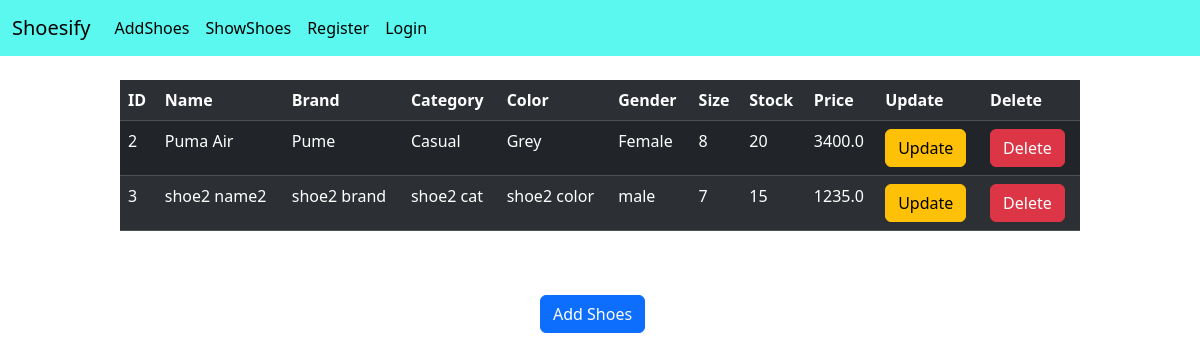
Before: /shoesapp/show/ with the older database file.
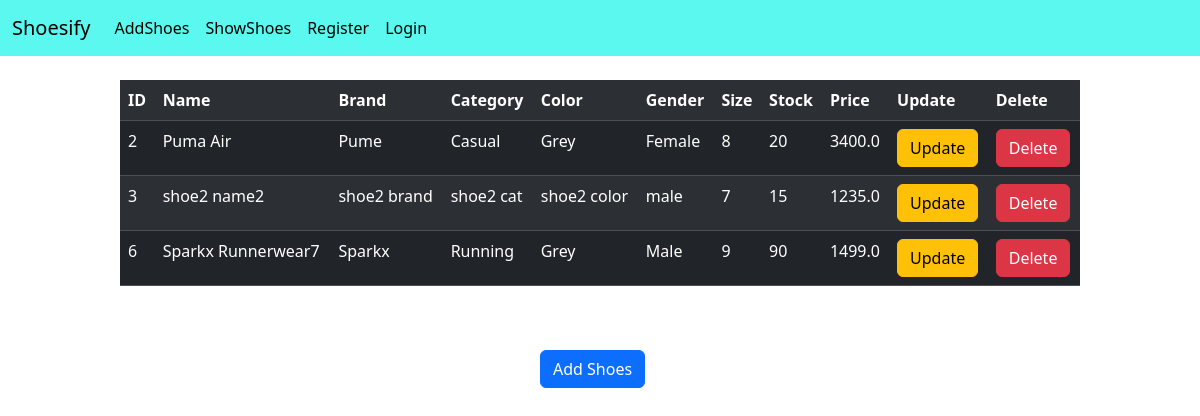
After: the same page with the newer database file.
### ShoeSApp/models.py (models this page shows)
class ShoeModel(models.Model):
    name = models.CharField(max_length=60)
    brand = models.CharField(max_length=60)
    category = models.CharField(max_length=60)
    color = models.CharField(max_length=60)
    gender = models.CharField(max_length=60)
    size = models.IntegerField()
    stock = models.IntegerField()
    price = models.FloatField()

### ShoeSApp/views.py (the view)
# urls.py: path("show/",showShoeView, name="show-shoes"),
def showShoeView(request):
    shoes_obj_qs = ShoeModel.objects.all()
    template_name = "ShoeSApp/show.html"
    context = {"shoes_obj_qs":shoes_obj_qs}
    return render(request,template_name, context)

### templates/ShoeSApp/show.html (shortened to what this page needs)
{% extends "layout.html" %}
{% block content %}
    <table class="table table-dark table-striped" style="width:80%; margin-left:10%;">
        <tr>
            <th>ID</th>
            <th>Name</th>
            <th>Brand</th>
            <th>Category</th>
            <th>Color</th>
            <th>Gender</th>
            <th>Size</th>
            <th>Stock</th>
            <th>Price</th>
            <th>Update</th>
            <th>Delete</th>
        </tr>
        {% for shoe in shoes_obj_qs %}
            <tr>
                <td>{{shoe.id}}</td>
                <td>{{shoe.name}}</td>
                <td>{{shoe.brand}}</td>
                <td>{{shoe.category}}</td>
                <td>{{shoe.color}}</td>
                <td>{{shoe.gender}}</td>
                <td>{{shoe.size}}</td>
                <td>{{shoe.stock}}</td>
                <td>{{shoe.price}}</td>
                <td><a href="{% url 'update-shoes' shoe.id %}"><button class="btn btn-warning">Update</button></a></td>
                <td><a href="{% url 'delete-shoes' shoe.id %}"><button class="btn btn-danger">Delete</button></a></td>
            </tr>
        {% endfor %}
    </table>
    <br><br>
    <a href="{% url 'add-shoes' %}"><button class="btn btn-primary" style="margin-left:45%;">Add Shoes</button></a>
{% endblock %}

### templates/layout.html (shortened to what this page needs)
<!DOCTYPE html>
<html lang="en">
<head>
    <link href="https://cdn.jsdelivr.net/npm/bootstrap@5.3.7/dist/css/bootstrap.min.css" rel="stylesheet">
</head>
<body>
    <nav class="navbar navbar-expand-lg" style="background-color: #5AF8EF;">
  <div class="container-fluid">
    <a class="navbar-brand" href="#">Shoesify</a>
    <div class="collapse navbar-collapse" id="navbarNavAltMarkup">
      <div class="navbar-nav">
        <a class="nav-link active" href="{% url 'add-shoes' %}">AddShoes</a>
        <a class="nav-link active" href="{% url 'show-shoes' %}">ShowShoes</a>
          {% if user.is_authenticated %}
            <a class="nav-link active" href="{% url 'logout' %}">Hello {{user.username}}, Logout</a>
          {% else %}
            <a class="nav-link active" href="{% url 'register' %}">Register</a>
            <a class="nav-link active" href="{% url 'login' %}">Login</a>
          {% endif %}
      </div>
    </div>
  </div>
</nav><br>
    {% block content %}{% endblock %}
</body>
</html>

Changed rows visible on the page:
added ShoeModel: id "6", name "Sparkx Runnerwear7", brand "Sparkx", category "Running", color "Grey", gender "Male", size "9", stock "90", price "1499.0"
